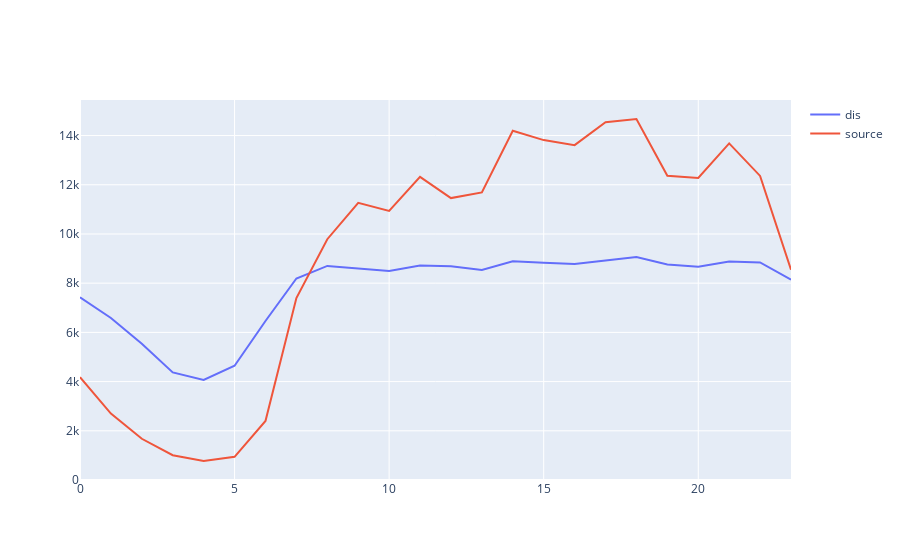

This figure's notebook cell:
### Code cell
import plotly.graph_objects as go
line1 = go.Scatter(x=c.index,y=c['c'],name="source")
line2 = go.Scatter(x=c.index,y=res['res']*10000,name="dis")
fig = go.Figure([line2, line1])
fig.show()

### Figure 1 — Plotly figure (JSON) as saved in the notebook; plotly's stock layout.template omitted (floating-point values rounded to 4 significant figures)
{"data": [{"name": "dis", "type": "scatter", "x": [0, 1, 2, 3, 4, 5, 6, 7, 8, 9, 10, 11, 12, 13, 14, 15, 16, 17, 18, 19, 20, 21, 22, 23], "y": [7423.0, 6583.0, 5540.0, 4375, 4067.0, 4644.0, 6462.0, 8191.0, 8701.0, 8610.0, 8491.0, 8715.0, 8692.0, 8534.0, 8891.0, 8832.0, 8777.0, 8923.0, 9061.0, 8762.0, 8669.0, 8878.0, 8844.0, 8140.0]}, {"name": "source", "type": "scatter", "x": [0, 1, 2, 3, 4, 5, 6, 7, 8, 9, 10, 11, 12, 13, 14, 15, 16, 17, 18, 19, 20, 21, 22, 23], "y": [4176, 2701, 1675, 1008, 772, 941, 2397, 7396, 9787, 11266, 10934, 12318, 11459, 11688, 14193, 13815, 13611, 14544, 14673, 12363, 12275, 13683, 12360, 8544]}], "layout": {"autosize": true, "xaxis": {"autorange": true, "range": [0, 23], "type": "linear"}, "yaxis": {"autorange": true, "range": [-0.2778, 15450.0], "type": "linear"}}}
